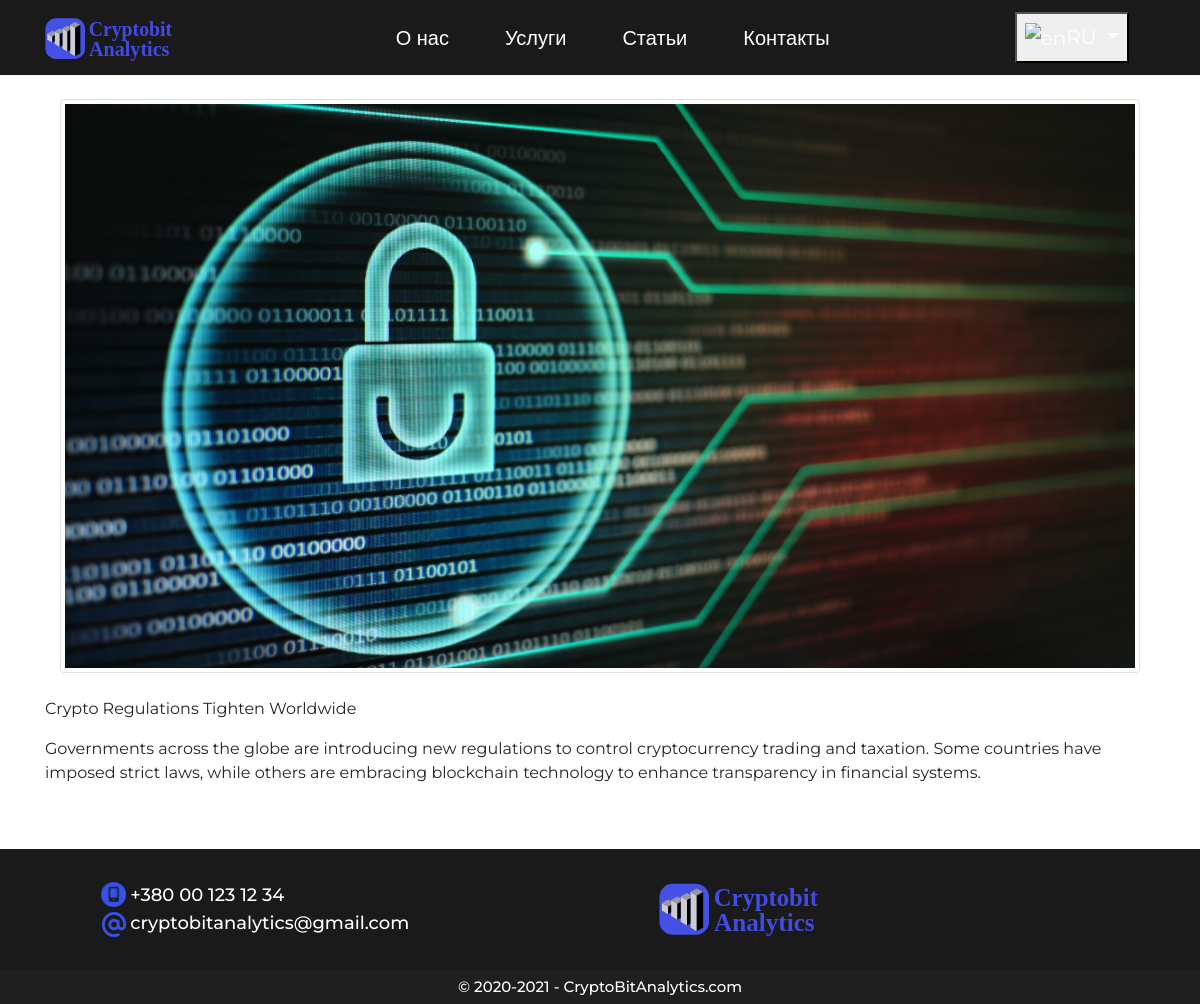
The page /website_files/php/RU/includes/single.php?id=3 on the database its author committed.
### tables this page shows
CREATE TABLE `articles` (
  `id` int NOT NULL AUTO_INCREMENT PRIMARY KEY,
  `title` varchar(255) NOT NULL,
  `text` text NOT NULL,
  `image` varchar(255) DEFAULT NULL,
  `date` timestamp NULL DEFAULT CURRENT_TIMESTAMP
);

### website_files/php/RU/includes/db.php (called while the page is built, shortened)
<?php
$dbhost = 'localhost';
$dbname = 'cryptobitanalytics';
$username = 'vale3k';
$password = 'R4n&&P4ss!';
try {
	$db = new PDO("mysql:host=$dbhost; port=3306; dbname=$dbname; charset=utf8", $username, $password,
	[PDO::ATTR_ERRMODE=>PDO::ERRMODE_EXCEPTION]);
} catch (PDOException $e) {
	echo 'Невозможно установить соединение с базой данных' . $e->getMessage();
}
function getArticleById($id) {
	global $db;
	$articles = $db->query("SELECT * FROM articles WHERE `id`=$id;");
	foreach ($articles as $article) {
		return $article;
	}
}
?>

### website_files/php/RU/includes/single.php (the view, shortened to what this page needs)
<?php
require_once($_SERVER['DOCUMENT_ROOT']."/website_files/php/RU/includes/head_and_nav.php");
require($_SERVER['DOCUMENT_ROOT']."/website_files/php/RU/includes/db.php");
$article = getArticleById($_GET['id']);
?>
<link rel="stylesheet" type="text/css" href="http://cryptobitanalytics/website_files/php/RU/includes/single.css">
<section class="Single">
    <div class="container">
        <br>
        <div class="image col-12">
            <img src= <?php echo $article["image"]; ?> class="img-thumbnail">
        </div>
        <br>
        <p class="single-title"><?php echo $article["title"]; ?></p>
        <p class="single-content"><?php echo $article["text"]; ?></p>
    </div>
</section>
<br>
<br>
<?php require($_SERVER['DOCUMENT_ROOT']."/website_files/php/RU/includes/footer.php"); ?>

### website_files/styles/style.css (style rules this page uses)
* { margin: 0; padding: 0; box-sizing: border-box; font-family: "Montserrat", sans-serif; }
html { user-select: none; -webkit-text-size-adjust: 100%; -webkit-font-smoothing: antialiased; }
body { -webkit-background-size: cover; -moz-background-size: cover; -o-background-size: cover; background-size: cover; background-repeat: no-repeat; }

### rows shown on the page
articles: image (picture), title "Crypto Regulations Tighten Worldwide", text "Governments across the globe are introducing new regulations to control cryptocurrency trading and taxation. Some countries have imposed strict laws, while others are embracing blockchain technology to enhance transparency in financial systems."
